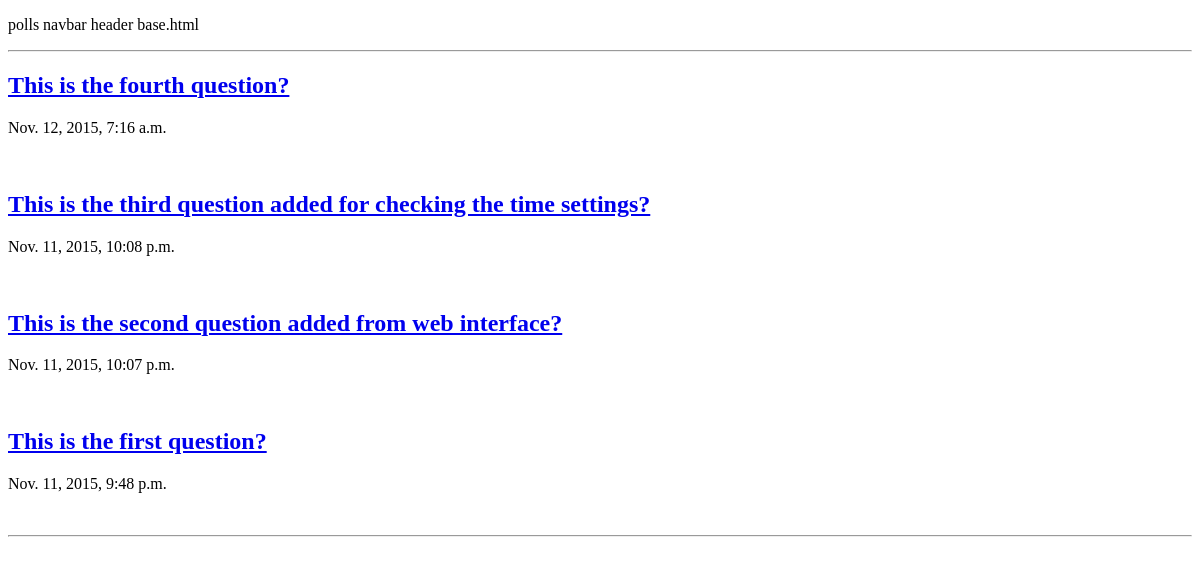
The page /polls/ on the database as committed earlier.
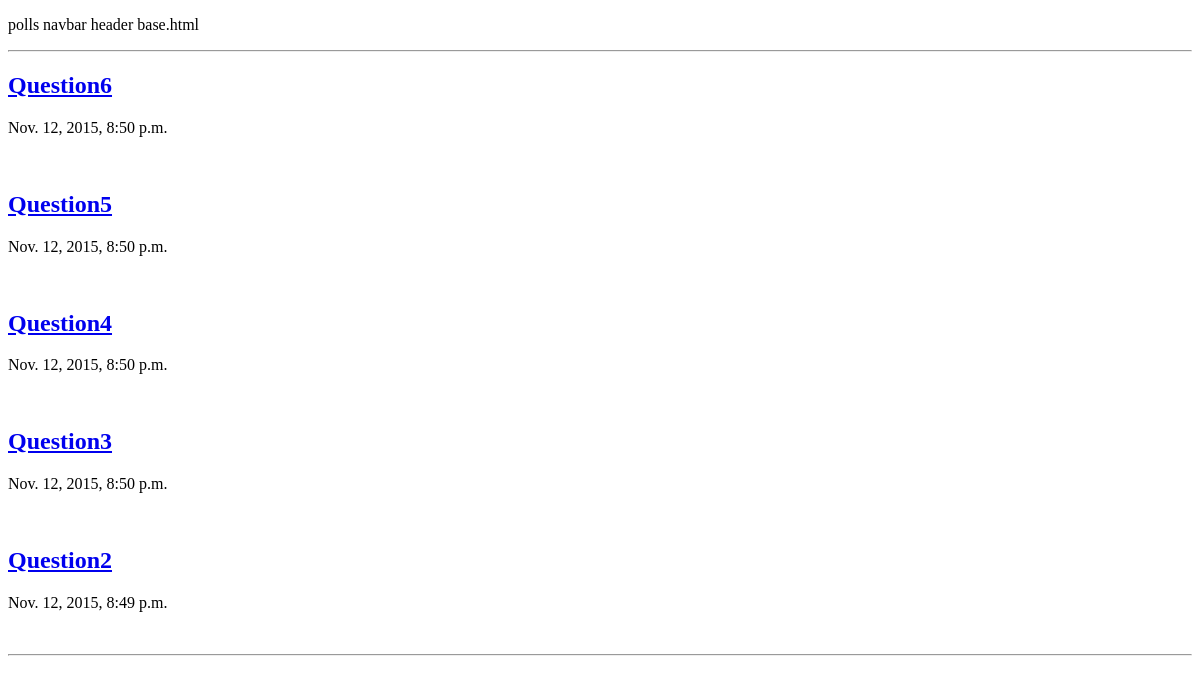
The same page on the database as committed later.
### polls/models.py (models this page shows, shortened)
class Question(models.Model):
    question_text = models.CharField(max_length=200)
    pub_date = models.DateTimeField('date publised')

### polls/views.py (the view)
def index(request):
    questions = Question.objects.order_by('-pub_date')[:5]
    template = 'polls/index.html'
    context = {'questions': questions}
    return render(request, template, context)

### polls/templates/polls/index.html
{% extends 'base.html' %}
{% block content %}
{% if questions %}
{% for question in questions %}
<h2><a href="{% url 'polls:detail' question.id %}" > {{question.question_text}}</a></h2>
<p>{{question.pub_date}}</p>
<br/>
{% endfor %}
{% else %}
<h2>No polls available</h2>
{% endif %}
{% endblock %}

Rows that differ between the two databases and show on the page:
removed Question: question_text "This is the fourth question?", pub_date "Nov. 12, 2015, 7:16 a.m."
removed Question: question_text "This is the third question added for checking the time settings?", pub_date "Nov. 11, 2015, 10:08 p.m."
no longer on this page (row edited): Question: question_text "This is the second question added from web interface?", pub_date "Nov. 11, 2015, 10:07 p.m."
no longer on this page (row edited): Question: question_text "This is the first question?", pub_date "Nov. 11, 2015, 9:48 p.m."
added Question: question_text "Question6", pub_date "Nov. 12, 2015, 8:50 p.m."
added Question: question_text "Question5", pub_date "Nov. 12, 2015, 8:50 p.m."
added Question: question_text "Question4", pub_date "Nov. 12, 2015, 8:50 p.m."
added Question: question_text "Question3", pub_date "Nov. 12, 2015, 8:50 p.m."
added Question: question_text "Question2", pub_date "Nov. 12, 2015, 8:49 p.m."
